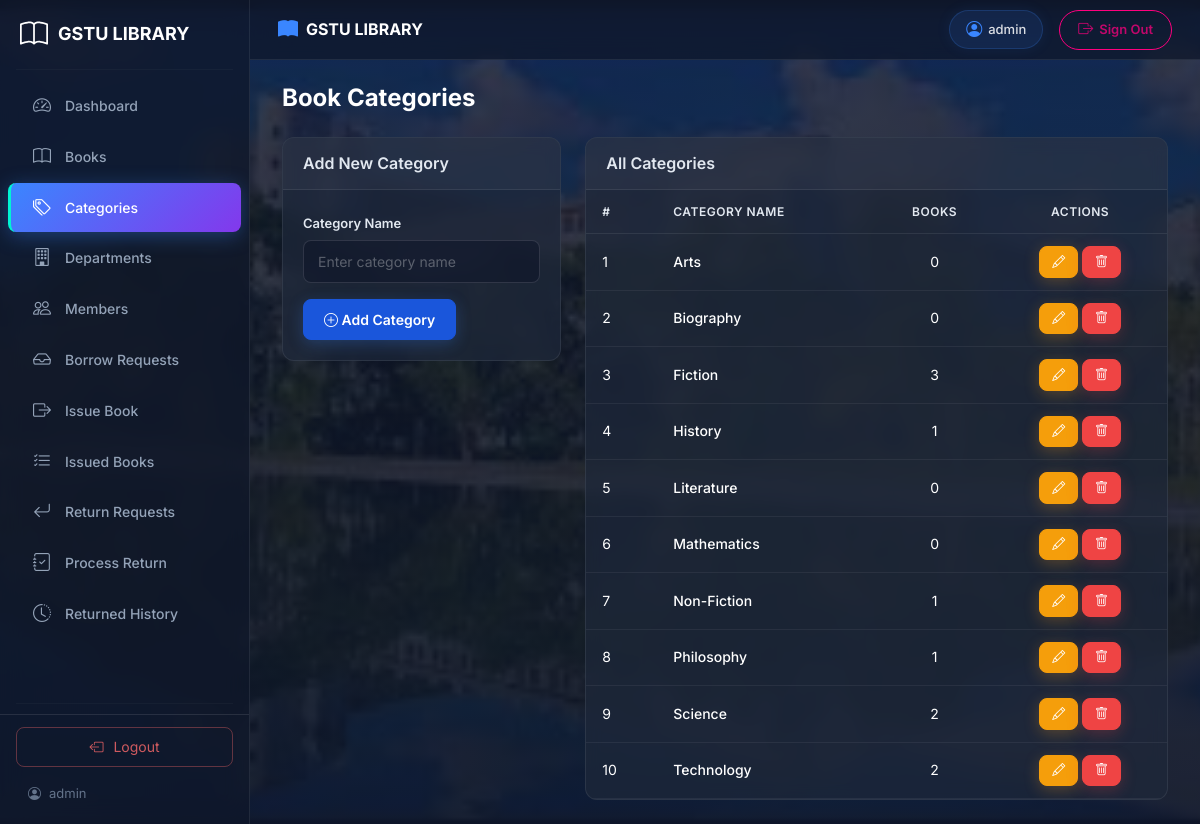
The app's page /admin/categories.php (signed in) with its own data.
### tables this page shows
CREATE TABLE IF NOT EXISTS `categories` (
    `id` INT(11) NOT NULL AUTO_INCREMENT,
    `name` VARCHAR(100) NOT NULL,
    `status` TINYINT(1) NOT NULL DEFAULT 1 COMMENT '1=Active, 0=Inactive',
    `created_at` TIMESTAMP NOT NULL DEFAULT CURRENT_TIMESTAMP(),
    PRIMARY KEY (`id`),
    UNIQUE INDEX `name` (`name`)
);

### admin/categories.php (the view, shortened to what this page needs)
<?php
$pdo = getConnection();
$categories = $pdo->query("
    SELECT c.*, (SELECT COUNT(*) FROM books WHERE category_id = c.id) as book_count
    FROM categories c ORDER BY c.name
")->fetchAll();
$editingCat = null;
require_once __DIR__ . '/header.php';
require_once __DIR__ . '/sidebar.php';
?>
<div class="main-content">
    <div class="d-flex justify-content-between align-items-center mb-4">
        <h2 class="page-title">Book Categories</h2>
    </div>
    <div class="row">
        <div class="col-md-4">
            <div class="card dashboard-card">
                <div class="card-header">
                    <h5 class="card-title mb-0"><?php echo $editingCat ? 'Edit Category' : 'Add New Category'; ?></h5>
                </div>
                <div class="card-body">
                    <form method="POST" action="">
                        <div class="mb-3">
                            <label for="name" class="form-label">Category Name</label>
                            <input type="text" class="form-control" id="name" name="name"
                                   value="<?php echo $editingCat ? htmlspecialchars($editingCat['name'], ENT_QUOTES, 'UTF-8') : ''; ?>"
                                   placeholder="Enter category name" required>
                        </div>
                        <?php if ($editingCat): ?>
                            <button type="submit" name="edit_category" class="btn btn-warning">
                                <i class="bi bi-pencil"></i> Update
                            </button>
                            <a href="categories.php" class="btn btn-outline-secondary">Cancel</a>
                        <?php else: ?>
                            <button type="submit" name="add_category" class="btn btn-primary">
                                <i class="bi bi-plus-circle"></i> Add Category
                            </button>
                        <?php endif; ?>
                    </form>
                </div>
            </div>
        </div>
        <div class="col-md-8">
            <div class="card dashboard-card">
                <div class="card-header">
                    <h5 class="card-title mb-0">All Categories</h5>
                </div>
                <div class="card-body p-0">
                    <div class="table-responsive">
                        <table class="table table-hover mb-0">
                            <thead>
                                <tr>
                                    <th>#</th>
                                    <th>Category Name</th>
                                    <th class="text-center">Books</th>
                                    <th class="text-center">Actions</th>
                                </tr>
                            </thead>
                            <tbody>
                                <?php $i = 1; ?>
                                <?php foreach ($categories as $cat): ?>
                                    <tr>
                                        <td><?php echo $i++; ?></td>
                                        <td class="fw-medium"><?php echo htmlspecialchars($cat['name'], ENT_QUOTES, 'UTF-8'); ?></td>
                                        <td class="text-center"><?php echo $cat['book_count']; ?></td>
                                        <td class="text-center">
                                            <a href="?edit=<?php echo $cat['id']; ?>" class="btn btn-sm btn-warning" title="Edit">
                                                <i class="bi bi-pencil"></i>
                                            </a>
                                            <a href="?delete=<?php echo $cat['id']; ?>"
                                               class="btn btn-sm btn-danger"
                                               title="Delete"
                                               onclick="return confirm('Delete this category?');">
                                                <i class="bi bi-trash"></i>
                                            </a>
                                        </td>
                                    </tr>
                                <?php endforeach; ?>
                            </tbody>
                        </table>
                    </div>
                </div>
            </div>
        </div>
    </div>
</div>
<?php require_once __DIR__ . '/footer.php'; ?>

### records on screen
categories: name "Arts", book_count "0"
categories: name "Biography", book_count "0"
categories: name "Fiction", book_count "3"
categories: name "History", book_count "1"
categories: name "Literature", book_count "0"
categories: name "Mathematics", book_count "0"
categories: name "Non-Fiction", book_count "1"
categories: name "Philosophy", book_count "1"
categories: name "Science", book_count "2"
categories: name "Technology", book_count "2"

### other values on screen
$_SESSION['admin_name'] "admin"
